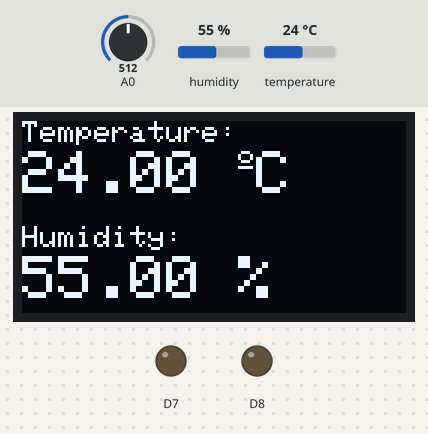
The program below on a simulated ESP8266 (NodeMCU). On the bench: 128×64 one-colour display, output pins drawn as LEDs (lit = HIGH). Inputs (shaded band) come from the test bench; at power-on: humidity 55 %, A0 = 512, temperature 24 °C. WiFi joins after 1.5 s; servers stay silent unless stated; what the program prints to the serial monitor is not drawn.

Above: at 11.4 s.
11.5 s: humidity set to 22 %
At 17.3 s:
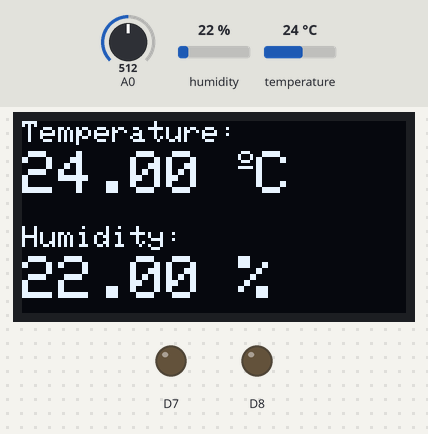
19.0 s: A0 set to 700
26.5 s: A0 set to 727
At 32.4 s:
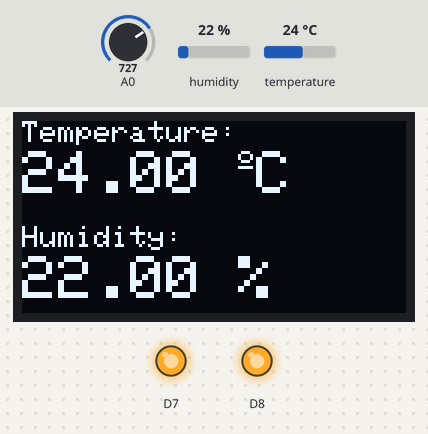
39.5 s: temperature set to 12 °C
At 42.4 s:
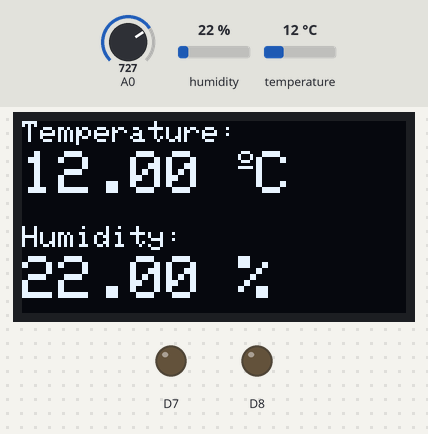
47.6 s: humidity set to 40 %
At 50.0 s:
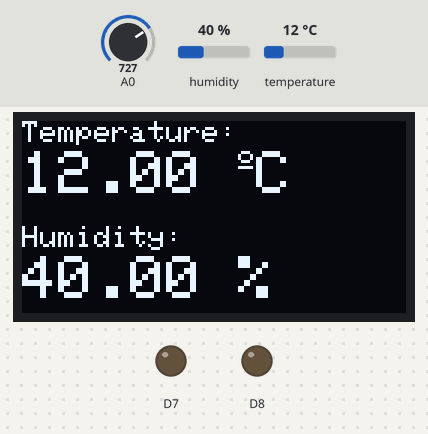
55.1 s: temperature set to 19 °C
At 57.5 s:
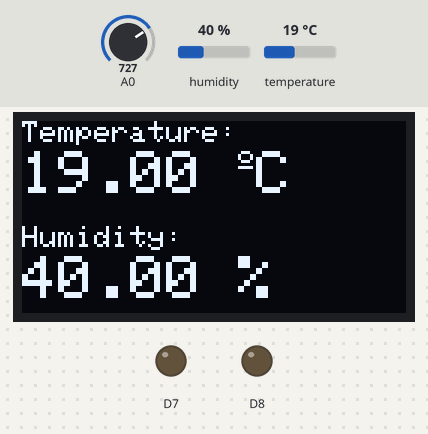
Timing chart, 0 to 63.7 s (numbered marks = the images above; inputs shaded):
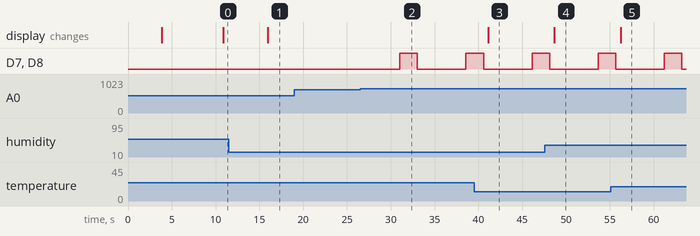

The program:

main.cpp
```cpp
// Include necessary libraries
#include <Adafruit_GFX.h>
#include <Adafruit_SSD1306.h>
#include <Adafruit_Sensor.h>
#include <DHT.h>
#include <ESP8266WiFi.h>
#include <BlynkSimpleEsp8266.h>

// Define constants and macros
#define BLYNK_TEMPLATE_ID           "TMPL3kQMcajLu"
#define BLYNK_TEMPLATE_NAME         "Temperature and humidity monitoring"
#define BLYNK_AUTH_TOKEN            "foZrmH60w1e5zleo-vK5chmutoz8DF5k"
#define BLYNK_PRINT Serial
#define USE_NODE_MCU_BOARD

#define DHTPIN D4
#define DHTTYPE DHT11

#define SCREEN_WIDTH 128 // OLED display width, in pixels
#define SCREEN_HEIGHT 64 // OLED display height, in pixels

// WiFi credentials
char ssid[] = "*********";
char pass[] = "*********";

// Declaration for an SSD1306 display connected to I2C (SDA, SCL pins)
Adafruit_SSD1306 display(SCREEN_WIDTH, SCREEN_HEIGHT, &Wire, -1);

// DHT sensor
DHT dht(DHTPIN, DHTTYPE);
float t, h;

// Setup function
void setup() {
    pinMode(A0, INPUT);
    pinMode(D7, OUTPUT);
    pinMode(D8, OUTPUT);
    dht.begin();
    Serial.begin(115200);

    Blynk.begin(BLYNK_AUTH_TOKEN, ssid, pass);
    delay(2000);

    if (!display.begin(SSD1306_SWITCHCAPVCC, 0x3C)) {
        Serial.println(F("SSD1306 allocation failed"));
        for (;;);
    }
    delay(2000);
    display.clearDisplay();
    display.setTextColor(WHITE);
}

// Loop function
void loop() {
    delay(5000);
    int a = analogRead(A0);
    Serial.println(a);
    if (a > 710) {
        Blynk.logEvent("smoke", "SMOKE DETECTED");
        digitalWrite(D7, 1);
        digitalWrite(D8, 1);
        delay(2000);
        digitalWrite(D7, 0);
        digitalWrite(D8, 0);
        delay(500);
    }

    Blynk.run();
    h = dht.readHumidity();
    t = dht.readTemperature();
    Serial.println(h);
    Serial.print("%");
    Serial.println(t);
    Serial.print("C");
    Blynk.virtualWrite(V0, t);
    Blynk.virtualWrite(V1, h);

    if (isnan(h) || isnan(t)) {
        Serial.println("Failed to read from DHT sensor!");
    }

    // clear display
    display.clearDisplay();

    // display temperature
    display.setTextSize(1);
    display.setCursor(0, 0);
    display.print("Temperature: ");
    display.setTextSize(2);
    display.setCursor(0, 10);
    display.print(t);
    display.print(" ");
    display.setTextSize(1);
    display.cp437(true);
    display.write(167); // Degree symbol
    display.setTextSize(2);
    display.print("C");

    // display humidity
    display.setTextSize(1);
    display.setCursor(0, 35);
    display.print("Humidity: ");
    display.setTextSize(2);
    display.setCursor(0, 45);
    display.print(h);
    display.print(" %");

    display.display();
}
```

Measured:
- the behaviour switches between 710 and 711 on A0 (found by bisection; images 1 and 2)
- after the input at 11.5 s, the display: changes after 4.4 s (image 1)
- after the input at 19.0 s, every drawn part: stays the same
- after the input at 26.5 s, D7, D8: LOW → HIGH after 4.5 s, → LOW 2.0 s later, → HIGH 5.5 s later
- after the input at 39.5 s, the display: changes after 1.6 s (image 3)
- after the input at 47.6 s, the display: changes after 1.1 s (image 4)
- after the input at 55.1 s, the display: changes after 1.1 s (image 5)
